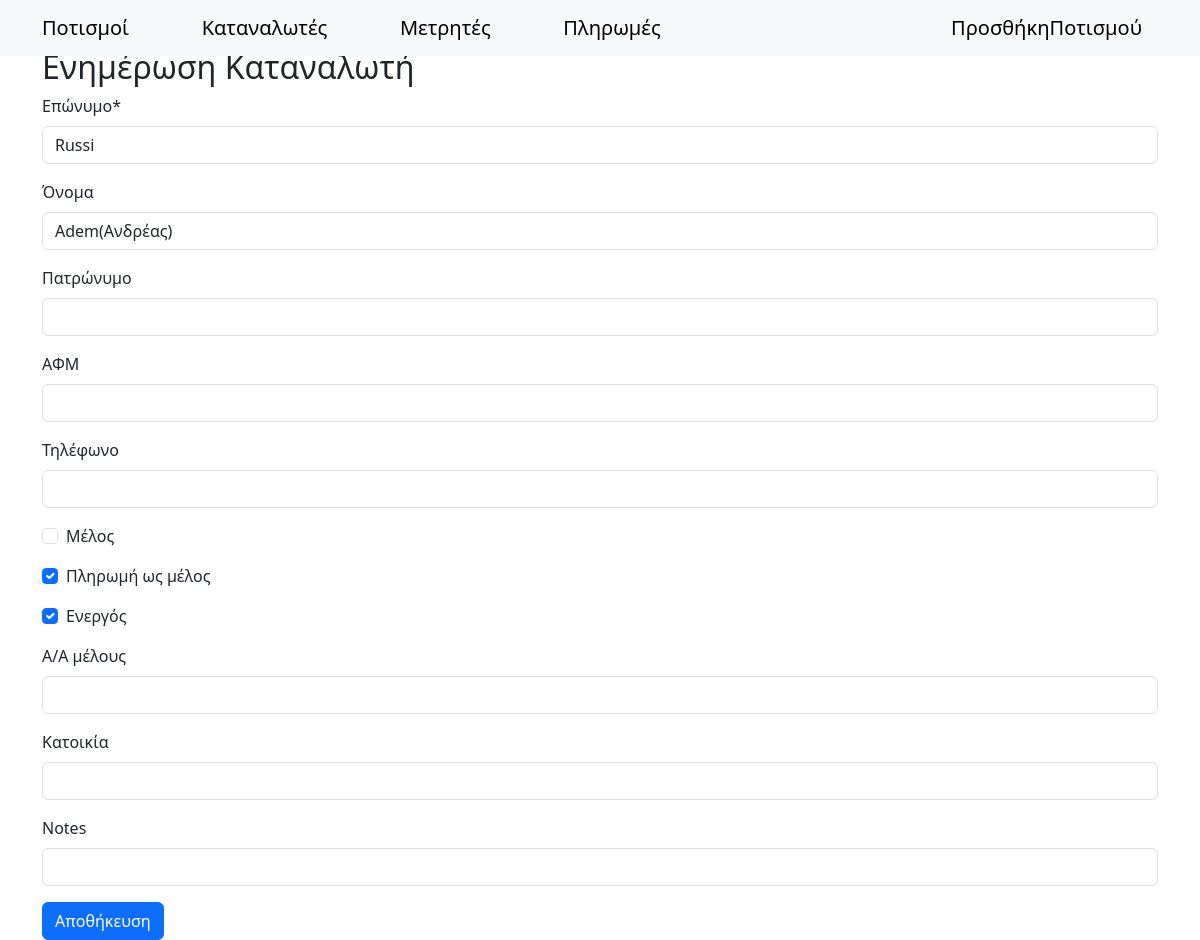
Screenshot of /customers/update/1/ with the database file from the repository.
### synet/models.py (models this page shows, shortened)
class Persons(models.Model):
    surname = models.CharField(max_length=100)
    name = models.CharField(max_length=100, null=True, blank=True)
    fathersName = models.CharField(max_length=100, null=True, blank=True)
    afm = models.CharField(max_length=9, null=True, blank=True, unique=True)
    phone = models.CharField(max_length=10, null=True, blank=True)
    member = models.BooleanField(default=True)  # Είναι μέλος του συνεταιρισμού
    payAsMember = models.BooleanField(default=True)  # Πληρώνει σαν μέλος του συνεταιρισμού
    isActive = models.BooleanField(default=False)  # Είναι ενεργός στον πολιτισμό
    aa = models.IntegerField(null=True, blank=True, unique=True)  # Αύξων αριθμός απόφασης ΔΣ 7/10/2000
    placeOfResidence = models.CharField(max_length=20, null=True, blank=True) # Τόπος διαμονής
    notes = models.CharField(max_length=100, null=True, blank=True)
    class Meta:
        unique_together = ('surname', 'name', 'fathersName')
        ordering = ['surname', 'name', 'fathersName']

### synet/views.py (the view)
# urls.py: path('customers/update/<int:pk>/', PersonsUpdateView.as_view(), name='customers_update'),
class PersonsUpdateView(UpdateView):
    model = Persons
    form_class = PersonsForm
    template_name = 'persons_update.html'
    success_url = reverse_lazy('customers')

### synet/forms.py
class PersonsForm(forms.ModelForm):
    class Meta:
        model = Persons
        fields = '__all__'
        labels = {
            'surname': 'Επώνυμο',
            'name': 'Όνομα',
            'fathersName': 'Πατρώνυμο',
            'afm': 'ΑΦΜ',
            'phone': 'Τηλέφωνο',
            'member': 'Μέλος',
            'payAsMember': 'Πληρωμή ως μέλος',
            'isActive': 'Ενεργός',
            'aa': 'Α/Α μέλους',
            'placeOfResidence': 'Κατοικία',
            'Notes': 'Σημειώσεις',
        }

### templates/persons_update.html (shortened to what this page needs)
{% load crispy_forms_tags %}
<!DOCTYPE html>
<html lang="el">
<head>
    <link rel="stylesheet" href="https://cdn.jsdelivr.net/npm/bootstrap@5.3.0/dist/css/bootstrap.min.css">
</head>
<body>
    {% include "navbar.html" %}
    <div class="container mt-5">
        <h2>Ενημέρωση Καταναλωτή</h2>
        <form method="post">
            {{ form|crispy }}
            <button type="submit" class="btn btn-primary">Αποθήκευση</button>
            </form>
    </div>
</body>
</html>

### rows the page displays
Persons: surname "Russi", name "Adem(Ανδρέας)", payAsMember "☑", isActive "☑"
